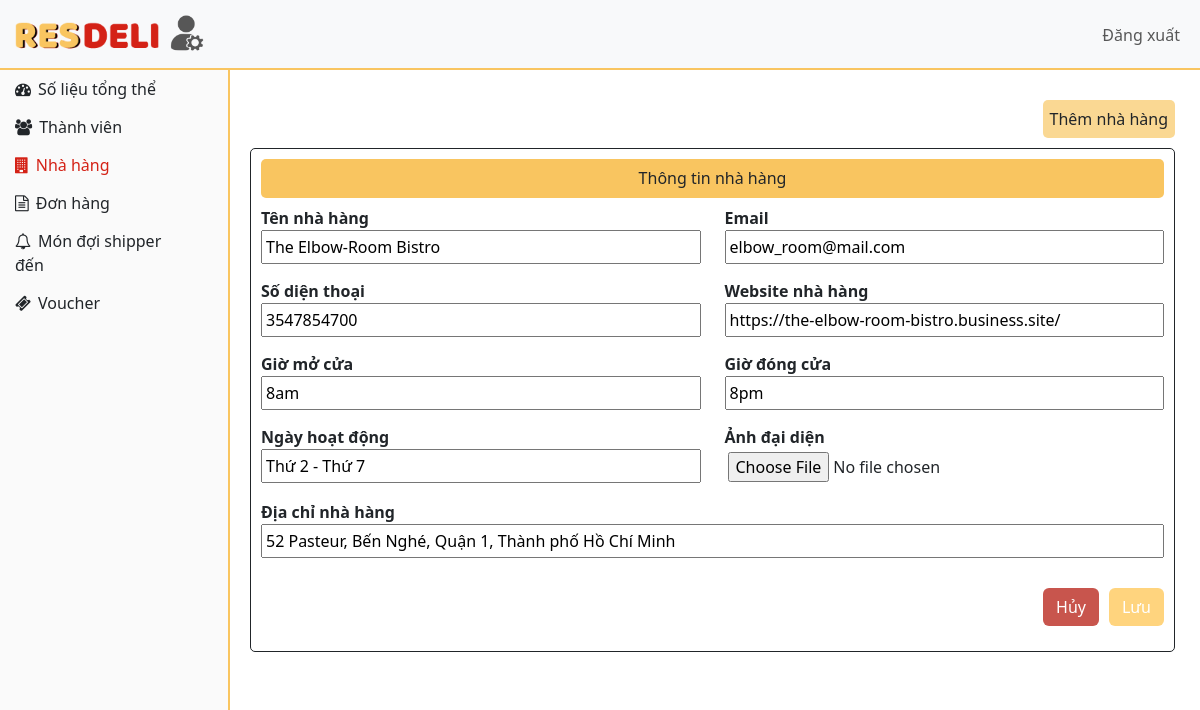
/admin/update_restaurant.php?res_upd=1, run on the app's committed database.
### tables this page shows
CREATE TABLE `restaurants` (
  `rs_id` int(11) NOT NULL,
  `username` varchar(222) NOT NULL,
  `password` varchar(222) NOT NULL,
  `res_name` varchar(222) NOT NULL,
  `email` varchar(222) NOT NULL,
  `phone` varchar(222) NOT NULL,
  `url` varchar(222) NOT NULL,
  `o_hr` varchar(222) NOT NULL,
  `c_hr` varchar(222) NOT NULL,
  `o_days` varchar(222) NOT NULL,
  `address` text NOT NULL,
  `image` text NOT NULL,
  `cre_date` datetime DEFAULT current_timestamp()
);

### admin/update_restaurant.php (the view, shortened to what this page needs)
<!DOCTYPE html>
<html lang="en">
<?php
include("../connection/connect.php");
?>
<head>
    <link href="https://cdn.jsdelivr.net/npm/bootstrap@5.3.2/dist/css/bootstrap.min.css" rel="stylesheet">
    <link href="https://getbootstrap.com/docs/5.3/assets/css/docs.css" rel="stylesheet">
    <link rel="stylesheet" href="./css/style.css">
    <link rel="stylesheet" href="https://cdnjs.cloudflare.com/ajax/libs/font-awesome/4.7.0/css/font-awesome.min.css">
</head>
<body>
    <div class="header">
        <nav class="navbar n1 navbar-expand-lg bg-body-tertiary ">
            <div class="container-fluid">
                <a class="navbar-brand" href="#">
                    <img src="../images/logo.png" alt="Logo" style="width:150px;" class="d-inline-block align-top">
                    <img src="./imgad/adminlogo.png" alt="Logo" style="width:40px;" class="d-inline-block align-top">
                </a>
                <div class="collapse navbar-collapse" id="navbarNavDropdown">
                    <ul class="navbar-nav ms-auto">
                        <li class="nav-item dropdown">
                            <a class="nav-link" href="logout.php" role="button">
                                Đăng xuất
                            </a>
                        </li>
                    </ul>
                </div>
            </div>
        </nav>
    </div>
    <div class="left-sidebar">
        <ul class="nav-side">
            <li><a class="nav-link" href="dashboard.php"><i style="padding-right: 7px;" class="fa fa-tachometer"></i>Số liệu tổng thể</a></li>
            <li><a class="nav-link" href="all_users.php"><i style="padding-right: 7px;" class="fa fa-users"></i>Thành viên</a></li>
            <li><a class="nav-link current" href="all_restaurants.php"><i style="padding-right: 7px;" class="fa fa-building"></i>Nhà hàng</a></li>
            <li><a class="nav-link" href="orders.php"><i style="padding-right: 7px;" class="fa fa-file-text-o"></i>Đơn hàng</a></li>
            <li><a class="nav-link" href="pre_order_check.php"><i style="padding-right: 7px;" class="fa fa-bell-o"></i>Món đợi shipper đến</a></li>
            <li><a class="nav-link" href="voucher.php"><i style="padding-right: 7px;" class="fa fa-ticket"></i>Voucher</a></li>
        </ul>
    </div>
    <div class="card card-form">
        <div class="wrapper-btn">
            <a href="add_restaurants.php" class="card-btn">Thêm nhà hàng</a>
        </div>
        <div class="container">
            <form class="fill-form" action="" method="post" enctype="multipart/form-data">
                <?php $ssql = "select * from restaurants where rs_id='$_GET[res_upd]'";
                $res = mysqli_query($db, $ssql);
                $row = mysqli_fetch_array($res); ?>
                <h6 style="text-align: center;">Thông tin nhà hàng</h6>
                <div class="row">
                    <div class="col-6">
                        <label for="fname">Tên nhà hàng</label>
                        <input type="text" id="" name="res_name" value="<?php echo $row['res_name'];  ?>"required=""
                            oninvalid="this.setCustomValidity('Chưa nhập Tên nhà hàng')" oninput="setCustomValidity('')">
                    </div>
                    <div class="col-6">
                        <label for="email">Email</label>
                        <input type="text" id="" name="email" value="<?php echo $row['email'];  ?>"required=""
                            oninvalid="this.setCustomValidity('Chưa nhập Email')" oninput="setCustomValidity('')">
                    </div>
                    <div class="col-6">
                        <label for="phone">Số diện thoại</label>
                        <input type="text" id="" name="phone" value="<?php echo $row['phone'];  ?>"required=""
                            oninvalid="this.setCustomValidity('Chưa nhập Số diện thoại')" oninput="setCustomValidity('')">
                    </div>
                    <div class="col-6">
                        <label for="url">Website nhà hàng</label>
                        <input type="text" id="" name="url" value="<?php echo $row['url'];  ?>"required=""
                            oninvalid="this.setCustomValidity('Chưa nhập Website nhà hàng')" oninput="setCustomValidity('')">
                    </div>
                    <div class="col-6">
                        <label for="o_hr">Giờ mở cửa</label>
                        <input type="text" id="" name="o_hr" value="<?php echo $row['o_hr'];  ?>"required=""
                            oninvalid="this.setCustomValidity('Chưa nhập Giờ mở cửa')" oninput="setCustomValidity('')">
                    </div>
                    <div class="col-6">
                        <label for="c_hr">Giờ đóng cửa</label>
                        <input type="text" id="" name="c_hr" value="<?php echo $row['c_hr'];  ?>"required=""
                            oninvalid="this.setCustomValidity('Chưa nhập Giờ đóng cửa')" oninput="setCustomValidity('')">
                    </div>
                    <div class="col-6">
                        <label for="o_days">Ngày hoạt động</label>
                        <input type="text" id="" name="o_days" value="<?php echo $row['o_days'];  ?>"required=""
                            oninvalid="this.setCustomValidity('Chưa nhập Ngày hoạt động')" oninput="setCustomValidity('')">
                    </div>
                    <div class="col-6">
                        <label for="image">Ảnh đại diện</label>
                        <input type="file" id="image" name="image">
                    </div>
                    <div class="col-12">
                        <label for="address">Địa chỉ nhà hàng</label>
                        <input type="text" id="" name="address" value="<?php echo $row['address'];  ?>"required=""
                            oninvalid="this.setCustomValidity('Chưa nhập Địa chỉ nhà hàng')" oninput="setCustomValidity('')">
                    </div>
                    <div class="form-buttons">
                        <input type="submit" name="submit" class="btn btn-save" value="Lưu">
                        <a href="all_restaurants.php" class="btn btn-cancel">Hủy</a>
                    </div>
                </div>
            </form>
        </div>
    </div>
</body>
</html>

### admin/css/style.css (style rules this page uses)
* { box-sizing: border-box; outline: none; }
html, body { -webkit-text-size-adjust: 100%; }
ul, li { list-style: none; padding: 0; margin: 0; }
.container { padding: 0; }
.navbar { position: fixed; display: flex; z-index: 99; top: 0; width: 100%; }
.n1::after { content: ''; display: block; width: 100%; height: 2px; background-color: #F9C560; position: absolute; bottom: 0; left: 0; }
.left-sidebar { position: absolute; width: 230px; height: 100%; top: 0; padding-top: 70px; background-color: #FAFAFA; border-right: #F9C560 2px solid; }
.left-sidebar li .nav-link { padding: 7px 35px 7px 15px; display: block; }
.nav-side a.current:link, .nav-side a.current:visited { color: #D42216; }
.card { position: absolute; display: flex; margin-left: 250px; top: 100px; border: none; }
.card-btn { margin-bottom: 10px; display: inline; float: right; padding-right: 10px; text-decoration: none; margin-left: 7px; background-color: #fad893; text-align: center; padding: 7px; border-radius: 5px; color: #212529; }
.fill-form { border: 1px solid; padding: 10px; border-radius: 5px; margin-bottom: 30px; }
.fill-form h6 { background-color: #F9C560; padding: 10px; border-radius: 5px; }
input[type=text], input[type=password] { width: 100%; padding: 3px; margin-bottom: 5px; box-sizing: border-box; }
input[type=file] { width: 100%; padding: 3px; margin-bottom: 5px; box-sizing: border-box; }
.card-form { margin-right: 25px; }
.form-buttons .btn { margin-top: 15px; float: right; margin-left: 10px; }
.btn-save { background-color: #ffd47e; color: #fff; }
.btn-cancel { background-color: #c8554d; color: #fff; }
label { font-weight: 600; }
.card input { margin-bottom: 15px; }

### data on the page
restaurants: res_name "The Elbow-Room Bistro", email "elbow_room@mail.com", phone "3547854700", url "https://the-elbow-room-bistro.business.site/", o_hr "8am", c_hr "8pm", o_days "Thứ 2 - Thứ 7", address "52 Pasteur, Bến Nghé, Quận 1, Thành phố Hồ Chí Minh"
